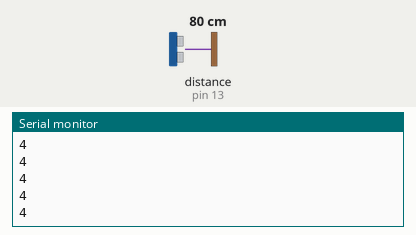
Bench run of a sketch on a simulated Arduino Uno, built with avr-gcc and run on an emulated ATmega328P. Parts: the last lines printed to the serial monitor. The test bench sets the inputs (shaded band); at power-on: distance to the obstacle (sensor on pin 13) 80 cm.

Above: at 1.2 s.
1.3 s: distance to the obstacle (sensor on pin 13) set to 2 cm
At 1.59 s:
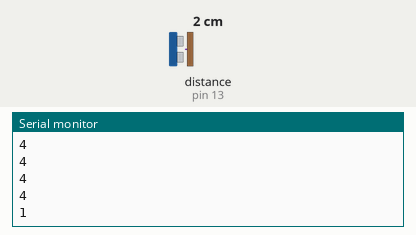
2.8 s: distance to the obstacle (sensor on pin 13) set to 35 cm
At 2.8 s:
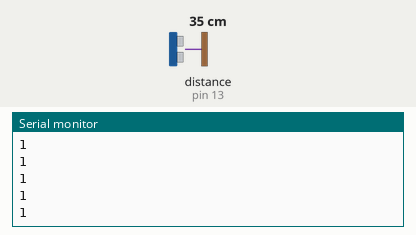
Timing chart, 0 to 5.8 s (numbered marks = the images above; inputs shaded):
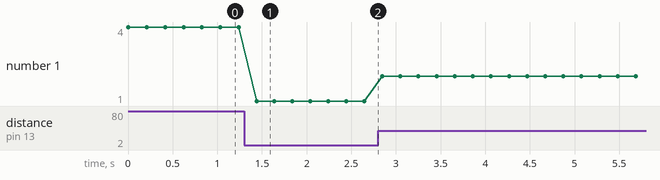

The sketch:

UltrasonicTest.ino
```cpp
#include "Ultrasonic.h"
#include <LiquidCrystal.h>

Ultrasonic ultrasonic(12, 13);

void setup()
{
  Serial.begin(9600);
 // lcd.begin(16, 2);
  //lcd.print("testing...");
}

void loop()
{
 // lcd.clear();
//  lcd.setCursor(0, 0);
//  lcd.print(ultrasonic.Ranging(CM));
//  lcd.print("cm");
//    int ss=ultrasonic.Ranging(CM);
    int ss=map(ultrasonic.Ranging(CM),1,200,1,10);
    Serial.print(ss, DEC);
   // Serial.print("cm");
  Serial.print("\n");
  delay(200);
}
```

Measured:
- after the input at 1.3 s, the serial monitor: prints a new line after 0.14 s (image 1)
- plotted number 1: 4 → 1 after the input at 1.3 s, 1 → 2 after the input at 2.8 s
